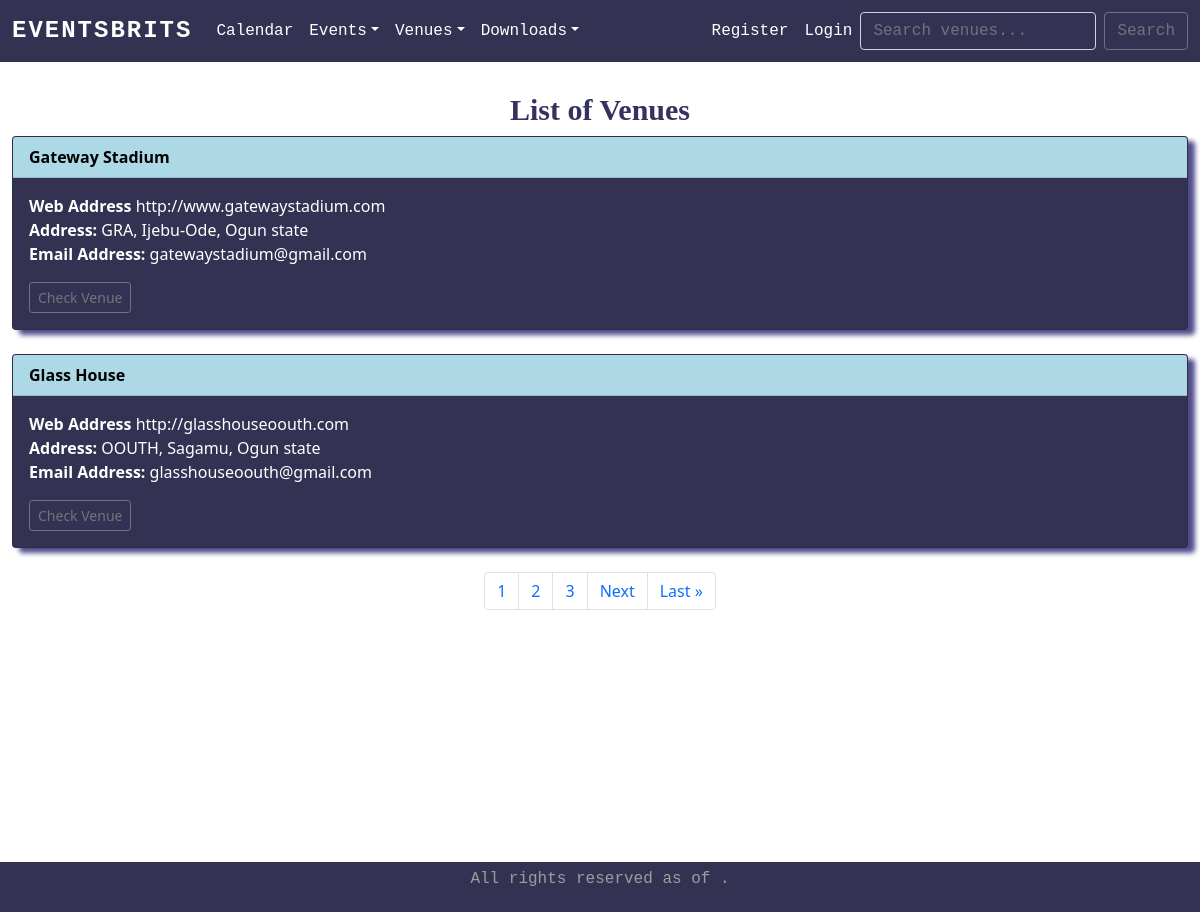
Screenshot of /list_venues with the database file from the repository.
### firstapp/models.py (models this page shows)
class Venue(models.Model):
    name = models.CharField('Venue Name', max_length=120)
    address = models.CharField( max_length=300)
    zip_code = models.CharField('Zip Code', max_length=15, blank=True)
    phone = models.CharField('Contact Phone', max_length=25)
    web = models.URLField('Website Address', blank=True)
    email_address = models.EmailField('Email Address')
    capacity = models.CharField('Capacity', max_length=15, blank=False)
    owner = models.IntegerField('Venue Owner', blank=False, default=1)
    venue_image = models.ImageField(null=True, blank=True, upload_to="images/")
    def __str__(self):
        return self.name

### firstapp/views.py (the view)
# urls.py: path('list_venues', views.list_venues, name='list-venues'),
def list_venues(request):
    venue_list = Venue.objects.all().order_by('name')
    p = Paginator(Venue.objects.all().order_by('name'), 2)
    page = request.GET.get('page')
    venues = p.get_page(page)
    nums = "a" * venues.paginator.num_pages
    return render(request, 'firstapp/venues.html', {'venue_list': venue_list, 'venues': venues, 'nums': nums})

### firstapp/templates/firstapp/venues.html (shortened to what this page needs)
{% extends 'firstapp/base.html' %}
{% block content %}
    <h1 style="text-align:center; margin-top: 1em;">List of Venues</h1>
    {% for venue in venues %}
    <section class="card" style="background-color: #343252; color: #fff; box-shadow: 7px 5px 5px #504c8d;">
        <div class="card-header">
            <strong><a style="color: black;" href="{% url 'show-venue' venue.id %}">{{ venue }}</a></strong>
        </div>
        <div class="card-body">
            <p class="card-text">
                <b>Web Address</b> <a style="color: #fff;" href="{{ venue.web}}">{{ venue.web }}</a> <br />
                <b>Address:</b> {{ venue.address }} <br />
                <b>Email Address:</b> <a style="color: #fff;" href="{{ venue.email_address}}">{{ venue.email_address }}</a> <br />
            </p>
            <a href="{% url 'show-venue' venue.id %}" class="btn btn-outline-secondary btn-sm"> Check Venue </a>
        </div>
    </section> <br />
    {% endfor %}
    <nav aria-label="Page-navigation example">
        <ul class="pagination justify-content-center">
            {% for i in nums %}
                <li class="page-item"> <a class="page-link" href="?page={{ forloop.counter }}">{{ forloop.counter }}</a> </li>
            {% endfor %}
            {% if venues.has_next %}
                <li class="page-item"> <a class="page-link" href="?page={{ venues.next_page_number }}">Next</a> </li>
                <li class="page-item"> <a class="page-link" href="?page={{ venues.paginator.num_pages }}">Last &raquo;</a> </li>
            {% endif %}
        </ul>
    </nav>
{% endblock %}

### firstapp/static/css/style.css (style rules this page uses)
a { text-decoration: none; }
h1 { font-size: 30px; margin-top: 1em; font-family: Georgia, 'Times New Roman', Times, serif; font-weight: bold; }
.card-header, #card-footer { background-color: lightblue; color: black; }
h1, label, .viewpost > h2 { color: #34325e; }

### rows the page displays
Venue: name "Gateway Stadium", web "http://www.gatewaystadium.com", address "GRA, Ijebu-Ode, Ogun state", email_address "gatewaystadium@gmail.com"
Venue: name "Glass House", web "http://glasshouseoouth.com", address "OOUTH, Sagamu, Ogun state", email_address "glasshouseoouth@gmail.com"
